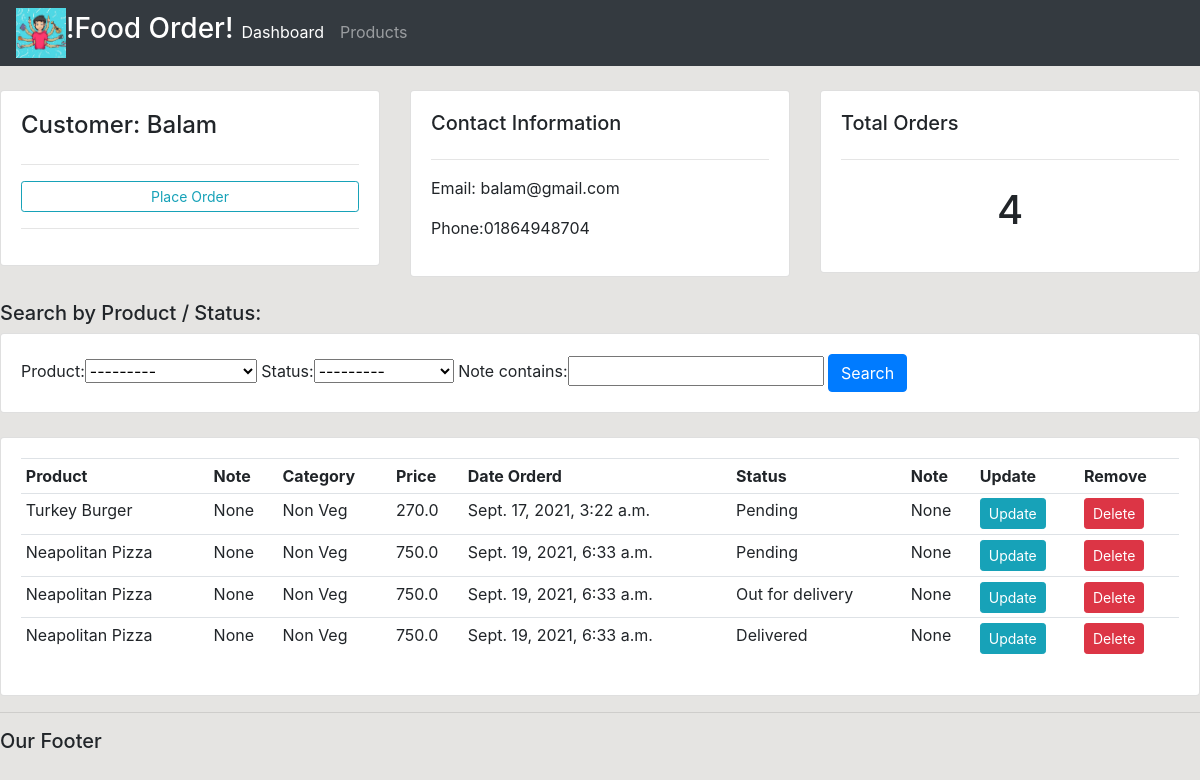
/customer/3/, run on an earlier commit of the app's database.
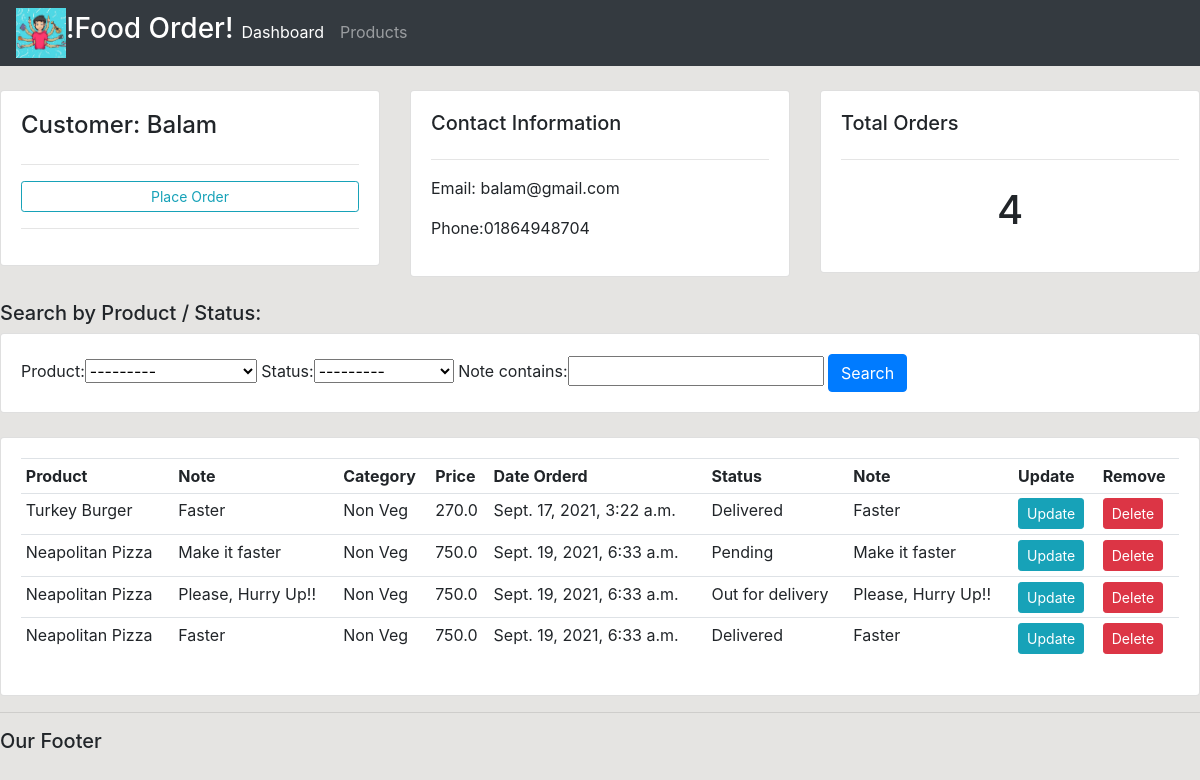
And on a later commit of the database.
### accounts/models.py (models this page shows, shortened)
class Order(models.Model):
    STATUS = (
                ('Pending' , 'Pending'),
                ('Out for delivery', 'Out for delivery'),
                ('Delivered', 'Delivered'),
             )
    customer = models.ForeignKey(Customer, null = True , on_delete = models.SET_NULL)
    product = models.ForeignKey(Product, null = True , on_delete = models.SET_NULL)
    date_created =  models.DateTimeField(auto_now_add= True)
    status = models.CharField(max_length = 200, null = True, choices = STATUS)
    note = models.CharField(max_length = 1000, null = True)

class Product(models.Model):
    CATEGORY = (
                ('Veg', 'Veg'),
                ('Non Veg', 'Non Veg'),
                )
    name = models.CharField(max_length=200)
    price = models.FloatField(null = True)
    category = models.CharField(max_length=200, null = True, choices = CATEGORY)
    description = models.CharField(max_length=200, null = True, blank = True)
    date_created =  models.DateTimeField(auto_now_add= True)
    tags = models.ManyToManyField(Tag)
    def __str__(self):
        return self.name

### accounts/views.py (the view)
# urls.py: path('customer/<str:pk_test>/', views.customer, name="customer"),
def customer(request, pk_test):
	customer = Customer.objects.get(id=pk_test)
	orders = customer.order_set.all()
	order_count = orders.count()
	myFilter = OrderFilter(request.GET, queryset=orders)
	orders = myFilter.qs
	context = {'customer':customer, 'orders':orders, 'order_count':order_count,
	'myFilter':myFilter}
	return render(request, 'accounts/customer.html',context)

### accounts/templates/accounts/customer.html
{% extends 'accounts/main.html' %}
{% block content %}
<br>
<div class="row">
<div class="col-md">
  <div class="card card-body">
    <h4>Customer: {{customer.name}}</h4>
    <hr>
    <a class="btn btn-outline-info  btn-sm btn-block" href="{% url 'create_order' customer.id %}">Place Order</a>
    <hr>
  </div>
</div>
<div class="col-md">
  <div class="card card-body">
    <h5>Contact Information</h5>
    <hr>
    <p>Email: {{customer.email}}</p>
    <p>Phone:{{customer.phone}} </p>
  </div>
</div>
<div class="col-md">
  <div class="card card-body">
    <h5>Total Orders</h5>
    <hr>
    <h1 style="text-align: center;padding: 10px">{{order_count}}</h1>
  </div>
</div>
</div>
<br>
<h5>Search by Product / Status:</h5>
<div class="row">
<div class="col">
  <div class="card card-body">
    <form method="get">
      {{myFilter.form}}
      <button class="btn btn-primary" type="submit">Search</button>
    </form>
  </div>
</div>
</div>
<br>
<div class="row">
<div class="col-md">
  <div class="card card-body">
    <table class="table table-sm">
      <tr>
        <th>Product</th>
        <th>Note</th>
        <th>Category</th>
        <th>Price</th>
        <th>Date Orderd</th>
        <th>Status</th>
        <th>Note</th>
        <th>Update</th>
        <th>Remove</th>
      </tr>
      {% for order in orders %}
      <tr>
        <td>{{order.product}}</td>
        <td>{{order.note}}</td>
        <td>{{order.product.category}}</td>
        <td>{{order.product.price}}</td>
        <td>{{order.date_created}}</td>
        <td>{{order.status}}</td>
        <td>{{order.note}}</td>
        <td><a  class="btn btn-sm btn-info"  href="{% url 'update_order' order.id %}">Update</a></td>
        <td><a  class="btn btn-sm btn-danger"  href="{% url 'delete_order' order.id %}">Delete</a></td>
      </tr>
      {% endfor %}
    </table>
  </div>
</div>
</div>
{% endblock %}

What changed in the data, as far as the page shows it:
changed Order "Sept. 17, 2021, 3:22 a.m.": note "None" → "Faster"; status "Pending" → "Delivered"
changed Order "Pending": note "None" → "Make it faster"
changed Order "Out for delivery": note "None" → "Please, Hurry Up!!"
changed Order (number 4 of 4 on the later page): note "None" → "Faster"
